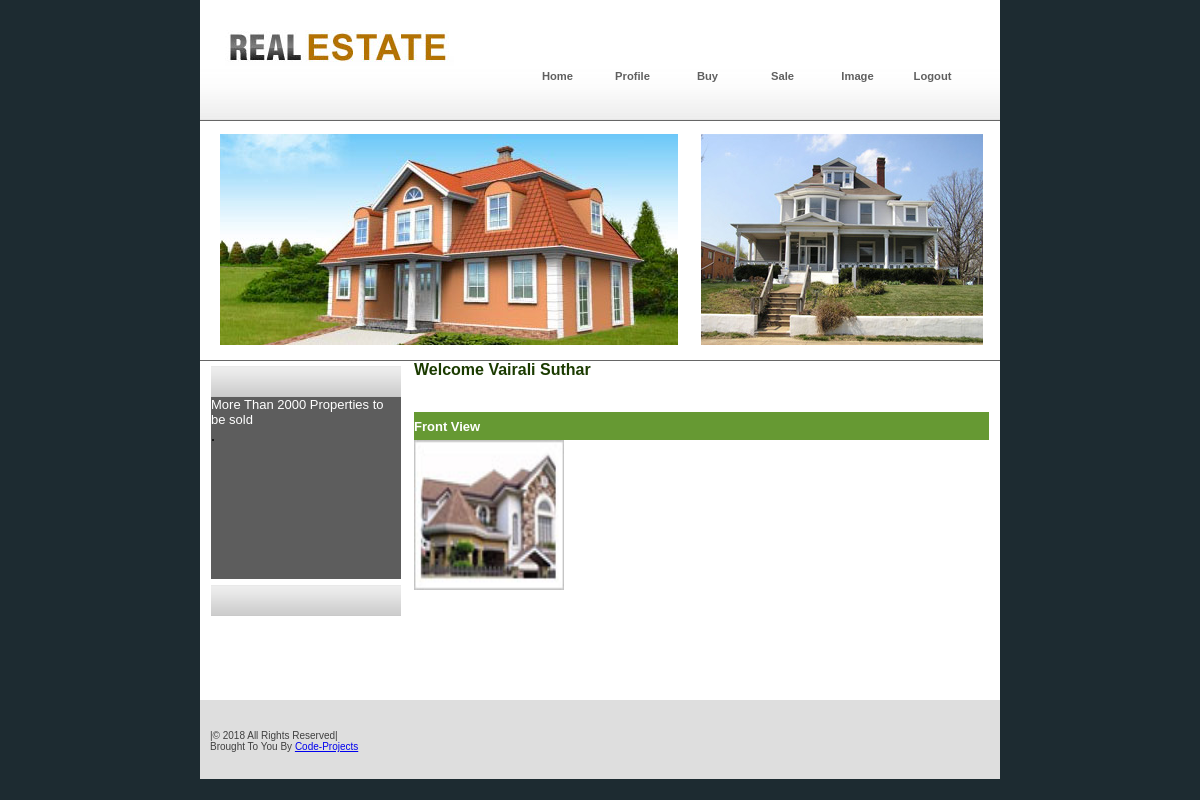
Screenshot of /Customer/ViewImage.php?PId=3 (signed in) with the database file from the repository.
### tables this page shows
CREATE TABLE IF NOT EXISTS `property_image` (
  `ImageId` int(11) NOT NULL AUTO_INCREMENT,
  `PropertyId` int(11) NOT NULL,
  `Title` varchar(50) NOT NULL,
  `ImagePath` varchar(200) NOT NULL,
  PRIMARY KEY (`ImageId`)
);

### Customer/ViewImage.php (the view, shortened to what this page needs)
<!DOCTYPE html PUBLIC "-//W3C//DTD XHTML 1.0 Transitional//EN" "http://www.w3.org/TR/xhtml1/DTD/xhtml1-transitional.dtd">
<html xmlns="http://www.w3.org/1999/xhtml">
<head>
<link href="css/style1.css" rel="stylesheet" type="text/css" />
</head>
<body>
<div class="main">
  <?php
  include "Headermenu.php"
  ?>
  <div class="content">
    <div class="innercontent">
      <?php
	  include "left.php"
	  ?>
      <div class="rightpannel">
        <div class="welcome">
          <div class="style3" style="height:30px; padding-bottom:5px">Welcome <?php echo $_SESSION['CustomerName'];?></div>
            <?php
$a=$_GET['PId'];
$con = mysql_connect("localhost","root");
$sql = "SELECT * from property_image where PropertyId='".$a."'";
$result = mysql_query($sql,$con);
while($row = mysql_fetch_array($result))
{
$Title=$row['Title'];
$ImagePath=$row['ImagePath'];
?>
          <table width="100%" border="0" cellspacing="0" cellpadding="0">
            <tr>
              <td height="28" bgcolor="#669933" class="style4 style5"><?php echo $Title;?></td>
            </tr>
            <tr>
              <td><img src="../upload/<?php echo $ImagePath;?>" width="150" height="150" /></td>
            </tr>
          </table>
           <?php
}
?>
          <p>&nbsp;  </p>
        </div>
      </div>
    </div>
  </div>
  <div>
   <?php
   include "footer.php"
   ?>
  </div>
</div>
</body>
</html>

### Customer/css/style1.css (style rules this page uses)
body { margin:0px; padding:0px; background-color:#1d2b31; }
img { border:0px; }
.main { width:800px; margin:0 auto 0 auto; background-color:#FFFFFF; }
.content { width:800px; }
.innercontent { width:778px; margin:0 auto 0 auto; overflow:hidden }
.rightpannel { width:575px; float:right; }
.welcome { width:575px; height:116px; }

### Customer/ViewImage.php (style rules this page uses)
.style4 { font-family: Verdana, Arial, Helvetica, sans-serif; font-size: small; font-weight: bold; }
.style5 { color: #FFFFFF }

### rows the page displays
property_image: Title "Front View", ImagePath (picture)

### other values shown
$_SESSION['CustomerName'] "Vairali Suthar"
